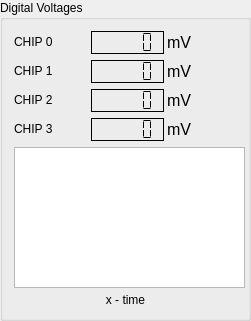
       <widget class="QGroupBox" name="groupBox_4">
        <property name="geometry">
         <rect>
          <x>280</x>
          <y>340</y>
          <width>251</width>
          <height>321</height>
         </rect>
        </property>
        <property name="minimumSize">
         <size>
          <width>251</width>
          <height>321</height>
         </size>
        </property>
        <property name="maximumSize">
         <size>
          <width>251</width>
          <height>321</height>
         </size>
        </property>
        <property name="title">
         <string>Digital Voltages</string>
        </property>
        <layout class="QVBoxLayout" name="verticalLayout_4">
         <item>
          <layout class="QGridLayout" name="gridLayout_8">
           <item row="0" column="1">
            <widget class="QLCDNumber" name="lcdNumber_10">
             <property name="minimumSize">
              <size>
               <width>73</width>
               <height>23</height>
              </size>
             </property>
             <property name="maximumSize">
              <size>
               <width>73</width>
               <height>23</height>
              </size>
             </property>
             <property name="font">
              <font>
               <underline>false</underline>
              </font>
             </property>
             <property name="frameShape">
              <enum>QFrame::Box</enum>
             </property>
             <property name="frameShadow">
              <enum>QFrame::Plain</enum>
             </property>
             <property name="lineWidth">
              <number>1</number>
             </property>
             <property name="midLineWidth">
              <number>0</number>
             </property>
             <property name="smallDecimalPoint">
              <bool>false</bool>
             </property>
             <property name="segmentStyle">
              <enum>QLCDNumber::Flat</enum>
             </property>
            </widget>
           </item>
           <item row="3" column="1">
            <widget class="QLCDNumber" name="lcdNumber_11">
             <property name="minimumSize">
              <size>
               <width>73</width>
               <height>23</height>
              </size>
             </property>
             <property name="maximumSize">
              <size>
               <width>73</width>
               <height>23</height>
              </size>
             </property>
             <property name="font">
              <font>
               <underline>false</underline>
              </font>
             </property>
             <property name="frameShape">
              <enum>QFrame::Box</enum>
             </property>
             <property name="frameShadow">
              <enum>QFrame::Plain</enum>
             </property>
             <property name="lineWidth">
              <number>1</number>
             </property>
             <property name="midLineWidth">
              <number>0</number>
             </property>
             <property name="smallDecimalPoint">
              <bool>false</bool>
             </property>
             <property name="segmentStyle">
              <enum>QLCDNumber::Flat</enum>
             </property>
            </widget>
           </item>
           <item row="1" column="0">
            <widget class="QLabel" name="label_26">
             <property name="minimumSize">
              <size>
               <width>72</width>
               <height>23</height>
              </size>
             </property>
             <property name="maximumSize">
              <size>
               <width>72</width>
               <height>23</height>
              </size>
             </property>
             <property name="text">
              <string>&lt;html&gt;&lt;head/&gt;&lt;body&gt;&lt;p&gt;CHIP 1&lt;/p&gt;&lt;/body&gt;&lt;/html&gt;</string>
             </property>
            </widget>
           </item>
           <item row="3" column="0">
            <widget class="QLabel" name="label_27">
             <property name="minimumSize">
              <size>
               <width>72</width>
               <height>23</height>
              </size>
             </property>
             <property name="maximumSize">
              <size>
               <width>72</width>
               <height>23</height>
              </size>
             </property>
             <property name="text">
              <string>&lt;html&gt;&lt;head/&gt;&lt;body&gt;&lt;p&gt;CHIP 3&lt;/p&gt;&lt;/body&gt;&lt;/html&gt;</string>
             </property>
            </widget>
           </item>
           <item row="2" column="0">
            <widget class="QLabel" name="label_28">
             <property name="minimumSize">
              <size>
               <width>72</width>
               <height>23</height>
              </size>
             </property>
             <property name="maximumSize">
              <size>
               <width>72</width>
               <height>23</height>
              </size>
             </property>
             <property name="text">
              <string>&lt;html&gt;&lt;head/&gt;&lt;body&gt;&lt;p&gt;CHIP 2&lt;/p&gt;&lt;/body&gt;&lt;/html&gt;</string>
             </property>
            </widget>
           </item>
           <item row="2" column="1">
            <widget class="QLCDNumber" name="lcdNumber_12">
             <property name="minimumSize">
              <size>
               <width>73</width>
               <height>23</height>
              </size>
             </property>
             <property name="maximumSize">
              <size>
               <width>73</width>
               <height>23</height>
              </size>
             </property>
             <property name="font">
              <font>
               <underline>false</underline>
              </font>
             </property>
             <property name="frameShape">
              <enum>QFrame::Box</enum>
             </property>
             <property name="frameShadow">
              <enum>QFrame::Plain</enum>
             </property>
             <property name="lineWidth">
              <number>1</number>
             </property>
             <property name="midLineWidth">
              <number>0</number>
             </property>
             <property name="smallDecimalPoint">
              <bool>false</bool>
             </property>
             <property name="segmentStyle">
              <enum>QLCDNumber::Flat</enum>
             </property>
            </widget>
           </item>
           <item row="1" column="1">
            <widget class="QLCDNumber" name="lcdNumber_13">
             <property name="minimumSize">
              <size>
               <width>73</width>
               <height>23</height>
              </size>
             </property>
             <property name="maximumSize">
              <size>
               <width>73</width>
               <height>23</height>
              </size>
             </property>
             <property name="font">
              <font>
               <underline>false</underline>
              </font>
             </property>
             <property name="frameShape">
              <enum>QFrame::Box</enum>
             </property>
             <property name="frameShadow">
              <enum>QFrame::Plain</enum>
             </property>
             <property name="lineWidth">
              <number>1</number>
             </property>
             <property name="midLineWidth">
              <number>0</number>
             </property>
             <property name="smallDecimalPoint">
              <bool>false</bool>
             </property>
             <property name="segmentStyle">
              <enum>QLCDNumber::Flat</enum>
             </property>
            </widget>
           </item>
           <item row="2" column="2">
            <widget class="QLabel" name="label_29">
             <property name="minimumSize">
              <size>
               <width>72</width>
               <height>23</height>
              </size>
             </property>
             <property name="maximumSize">
              <size>
               <width>72</width>
               <height>23</height>
              </size>
             </property>
             <property name="text">
              <string>&lt;html&gt;&lt;head/&gt;&lt;body&gt;&lt;p&gt;&lt;span style=&quot; font-size:12pt;&quot;&gt;mV&lt;/span&gt;&lt;/p&gt;&lt;/body&gt;&lt;/html&gt;</string>
             </property>
            </widget>
           </item>
           <item row="0" column="2">
            <widget class="QLabel" name="label_30">
             <property name="minimumSize">
              <size>
               <width>72</width>
               <height>23</height>
              </size>
             </property>
             <property name="maximumSize">
              <size>
               <width>72</width>
               <height>23</height>
              </size>
             </property>
             <property name="text">
              <string>&lt;html&gt;&lt;head/&gt;&lt;body&gt;&lt;p&gt;&lt;span style=&quot; font-size:12pt;&quot;&gt;mV&lt;/span&gt;&lt;/p&gt;&lt;/body&gt;&lt;/html&gt;</string>
             </property>
            </widget>
           </item>
           <item row="1" column="2">
            <widget class="QLabel" name="label_31">
             <property name="minimumSize">
              <size>
               <width>72</width>
               <height>23</height>
              </size>
             </property>
             <property name="maximumSize">
              <size>
               <width>72</width>
               <height>23</height>
              </size>
             </property>
             <property name="text">
              <string>&lt;html&gt;&lt;head/&gt;&lt;body&gt;&lt;p&gt;&lt;span style=&quot; font-size:12pt;&quot;&gt;mV&lt;/span&gt;&lt;/p&gt;&lt;/body&gt;&lt;/html&gt;</string>
             </property>
            </widget>
           </item>
           <item row="3" column="2">
            <widget class="QLabel" name="label_32">
             <property name="minimumSize">
              <size>
               <width>72</width>
               <height>23</height>
              </size>
             </property>
             <property name="maximumSize">
              <size>
               <width>72</width>
               <height>23</height>
              </size>
             </property>
             <property name="text">
              <string>&lt;html&gt;&lt;head/&gt;&lt;body&gt;&lt;p&gt;&lt;span style=&quot; font-size:12pt;&quot;&gt;mV&lt;/span&gt;&lt;/p&gt;&lt;/body&gt;&lt;/html&gt;</string>
             </property>
            </widget>
           </item>
           <item row="0" column="0">
            <widget class="QLabel" name="label_33">
             <property name="minimumSize">
              <size>
               <width>72</width>
               <height>23</height>
              </size>
             </property>
             <property name="maximumSize">
              <size>
               <width>72</width>
               <height>23</height>
              </size>
             </property>
             <property name="text">
              <string>&lt;html&gt;&lt;head/&gt;&lt;body&gt;&lt;p&gt;CHIP 0&lt;/p&gt;&lt;/body&gt;&lt;/html&gt;</string>
             </property>
            </widget>
           </item>
          </layout>
         </item>
         <item>
          <widget class="PlotWidget" name="graphicsView_4">
           <property name="minimumSize">
            <size>
             <width>231</width>
             <height>141</height>
            </size>
           </property>
           <property name="maximumSize">
            <size>
             <width>231</width>
             <height>141</height>
            </size>
           </property>
          </widget>
         </item>
         <item>
          <widget class="QLabel" name="label_34">
           <property name="text">
            <string>&lt;html&gt;&lt;head/&gt;&lt;body&gt;&lt;p align=&quot;center&quot;&gt;x - time&lt;/p&gt;&lt;/body&gt;&lt;/html&gt;</string>
           </property>
          </widget>
         </item>
        </layout>
       </widget>
